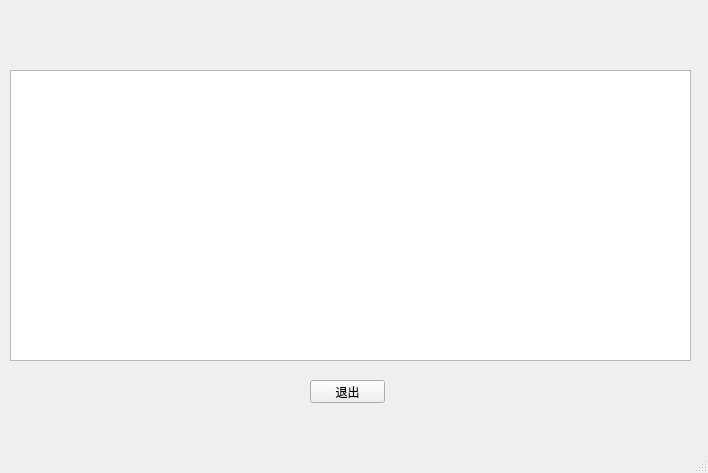
<?xml version="1.0" encoding="UTF-8"?>
<ui version="4.0">
 <class>student</class>
 <widget class="QMainWindow" name="student">
  <property name="geometry">
   <rect>
    <x>0</x>
    <y>0</y>
    <width>708</width>
    <height>473</height>
   </rect>
  </property>
  <property name="windowTitle">
   <string>MOTINUE</string>
  </property>
  <widget class="QWidget" name="centralwidget">
   <widget class="QTableView" name="tableView">
    <property name="geometry">
     <rect>
      <x>10</x>
      <y>70</y>
      <width>681</width>
      <height>291</height>
     </rect>
    </property>
   </widget>
   <widget class="QPushButton" name="pushButton">
    <property name="geometry">
     <rect>
      <x>310</x>
      <y>380</y>
      <width>75</width>
      <height>23</height>
     </rect>
    </property>
    <property name="text">
     <string>退出</string>
    </property>
   </widget>
  </widget>
  <widget class="QMenuBar" name="menubar">
   <property name="geometry">
    <rect>
     <x>0</x>
     <y>0</y>
     <width>708</width>
     <height>26</height>
    </rect>
   </property>
  </widget>
  <widget class="QStatusBar" name="statusbar"/>
 </widget>
 <resources/>
 <connections/>
</ui>
